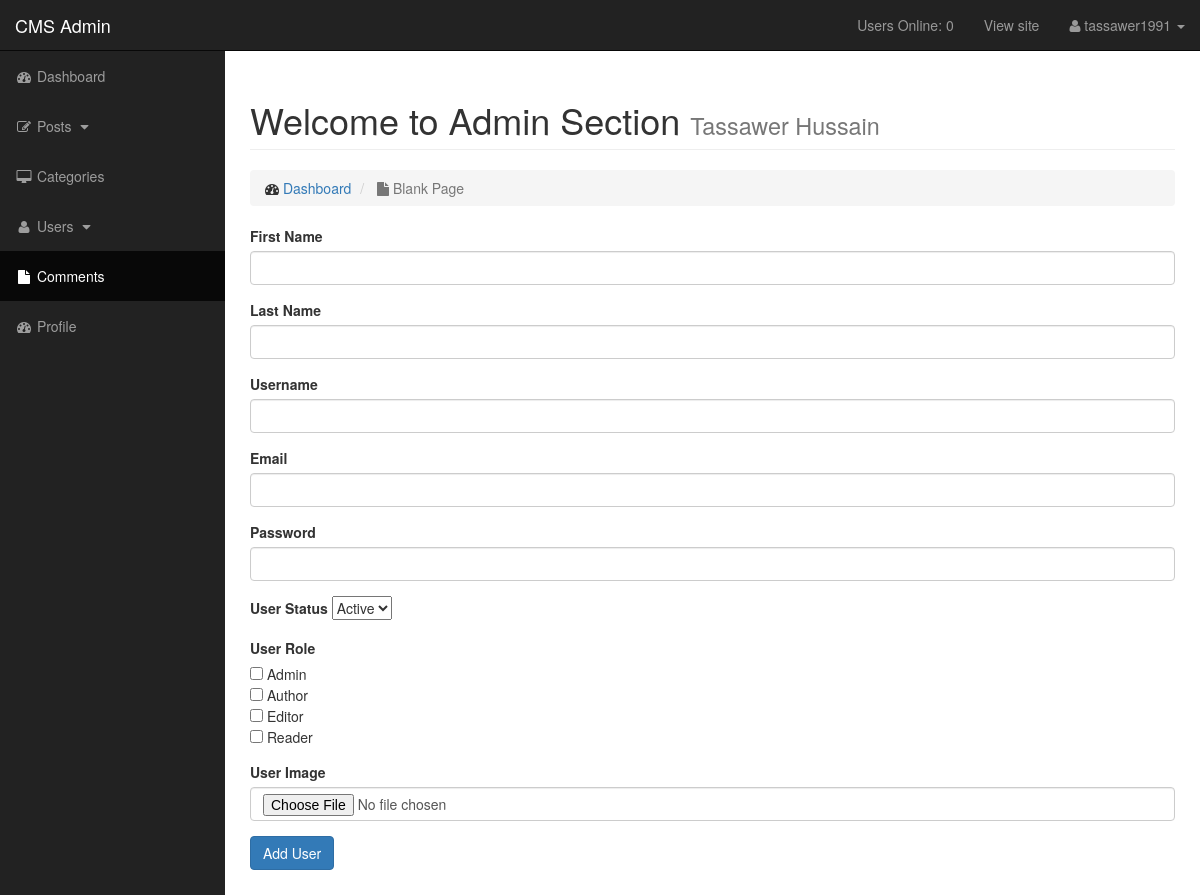
/admin/users.php?source=add_user (signed in), run on the app's committed database.
### tables this page shows
CREATE TABLE `roles` (
  `role_id` int(3) NOT NULL,
  `role_name` varchar(255) NOT NULL
);

### admin/includes/add_user.php (the view, shortened to what this page needs)
<form action="" method="post" enctype="multipart/form-data">
    <div class="form-group">
        <label for="u_firstname">First Name</label>
        <input type="text" class="form-control" name="u_firstname">
    </div>
    <div class="form-group">
        <label for="u_lastname">Last Name</label>
        <input type="text" class="form-control" name="u_lastname">
    </div>
    <div class="form-group">
        <label for="u_username">Username</label>
        <input type="text" class="form-control" name="u_username">
    </div>
    <div class="form-group">
        <label for="u_email">Email</label>
        <input type="email" class="form-control" name="u_email">
    </div>
    <div class="form-group">
        <label for="u_password">Password</label>
        <input type="text" class="form-control" name="u_password">
    </div>
    <div class="form-group">
        <label for="u_status">User Status</label>
        <select name="u_status" id="">
            <option value="Active">Active</option>
        </select>
    </div>
    <div class="form-group">
        <label for="u_role">User Role</label><br>
        <?php
            $query = "SELECT * FROM roles";
            $cat_result = mysqli_query($connection, $query);
            while($row = mysqli_fetch_assoc($cat_result)) {
                echo "<input type='checkbox' name='role[]' value='{$row['role_id']}'>   {$row['role_name']}<br>";
            }
        ?>
    </div>
    <div class="form-group">
        <label for="u_image">User Image</label>
        <input type="file" class="form-control" name="u_image">
    </div>
    <div class="form-group">
        <input type="submit" class="btn btn-primary" name="add_user" value="Add User">
    </div>
</form>

### admin/css/sb-admin.css (style rules this page uses)
body { margin-top: 100px; background-color: #222; }
@media (min-width:768px) { body { margin-top: 50px; } }

### data on the page
roles: role_name "Admin"
roles: role_name "Author"
roles: role_name "Editor"
roles: role_name "Reader"

### other printed values
get_online_user_count() "0"
$_SESSION['username'] "tassawer1991"
